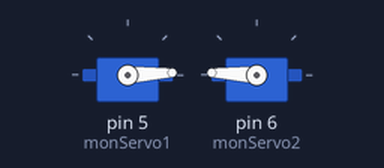
Bench run of a sketch on a simulated Arduino Uno, built with avr-gcc and run on an emulated ATmega328P. Shown: 2 × servo.

Above: at 0.05 s.
At 0.65 s:
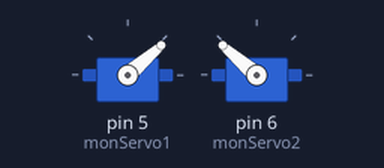
At 1.25 s:
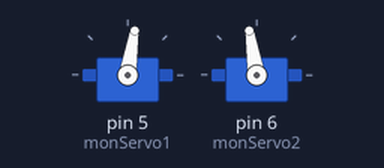
At 2.5 s:
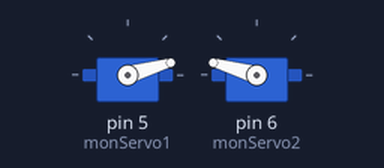
Timing chart, 0 to 6.3 s (numbered marks = the images above):
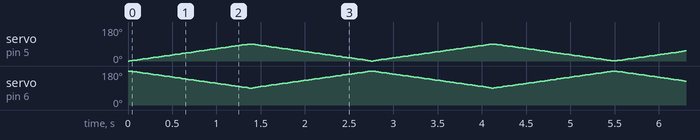

The sketch:

Mois_2_Calibrage_servo.ino
```cpp
#include <Servo.h>

// CrÃ©ation dâ€™une variable de type 'Servoâ€™, appelÃ©e 'monServo1â€™
Servo monServo1;

// CrÃ©ation dâ€™une variable de type 'Servoâ€™, appelÃ©e 'monServo2â€™
Servo monServo2;

// DÃ©finition d'une variable pour positionner nos moteurs
int angleMoteur;


void setup()
{
  // Nous informons au programme qu'un servo est branchÃ© sur le pin D5 et un autre sur le pin D6
  monServo1.attach(5);
  monServo2.attach(6);
}

void loop()
{

 // A chaque passage, on ajoute 1 Ã  angleMoteur jusqu'a ce que la variable atteigne 90
  for(angleMoteur=0;angleMoteur<=90;angleMoteur=angleMoteur+1)
  {
  // On affecte la valeur d'angleMoteur Ã  monServo1
   monServo1.write(angleMoteur);

  // On affecte la valeur 180-angleMoteur Ã  monServo2
    monServo2.write(180-angleMoteur);

  // On attend 15 ms
     delay(15);
  }

  // A chaque passage, on retranche 1 Ã  angleMoteur jusqu'Ã  ce que la variable atteigne 0
   for(angleMoteur=90;angleMoteur>0;angleMoteur=angleMoteur-1)
   {
    monServo1.write(angleMoteur);
    monServo2.write(180-angleMoteur);
    delay(15);
  }
 }
```
